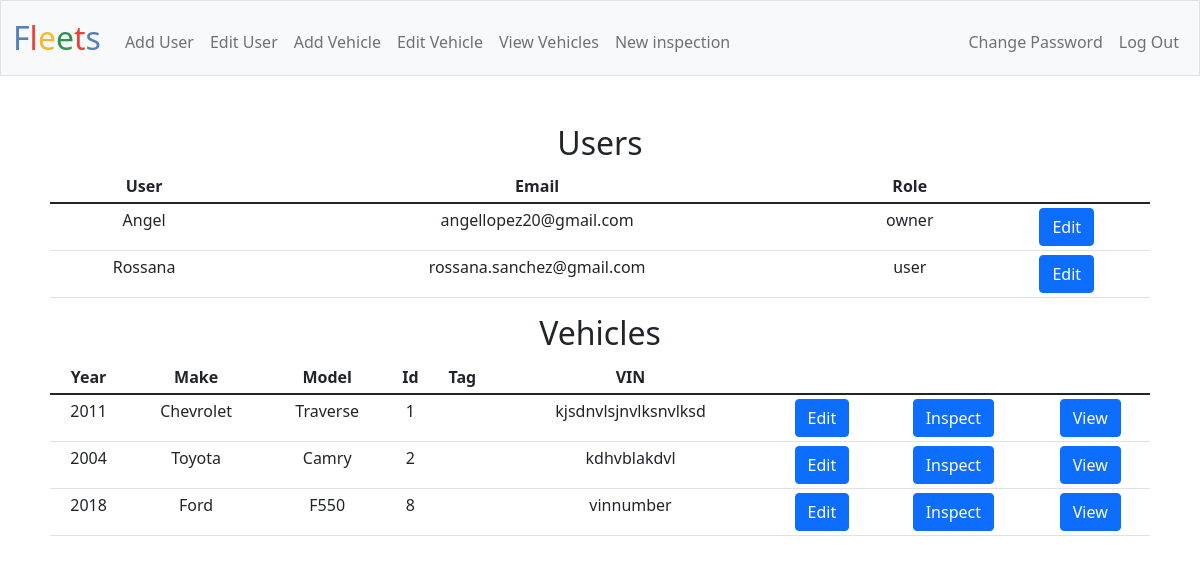
The page / (signed in) on the database its author committed.
### tables this page shows
CREATE TABLE users
               (u_id INTEGER PRIMARY KEY, c_id INTEGER NOT NULL,
               username TEXT NOT NULL, email TEXT NOT NULL,
               hash TEXT NOT NULL, role TEXT NOT NULL, FOREIGN KEY (c_id)
               REFERENCES companys (id) ON DELETE CASCADE ON UPDATE NO ACTION);

CREATE TABLE vehicles
               (v_id INTEGER PRIMARY KEY, c_id INTEGER NOT NULL,
               make TEXT NOT NULL, model TEXT NOT NULL,
               year TEXT NOT NULL, number TEXT NOT NULL, vin TEXT UNIQUE NOT NULL,
               tag TEXT, FOREIGN KEY (c_id) REFERENCES companys (id) ON DELETE CASCADE
               ON UPDATE NO ACTION);

### app.py (the view)
@app.route("/")
def index():
    if session.get("user_id") == None or not session["user_id"]:
        return render_template("index.html")
    users = []
    db = sqlite3.connect(db_path)
    db.row_factory = sqlite3.Row
    user = as_dict(db.execute("SELECT * FROM users WHERE u_id = ? AND c_id = ?", [session["user_id"], session["c_id"]]).fetchall())
    if user[0]["role"] in ["owner", "admin"]:
        users = as_dict(db.execute("SELECT * FROM users WHERE c_id = ?", [user[0]["c_id"]]).fetchall())
    vehicles = as_dict(db.execute("SELECT * FROM vehicles WHERE c_id = ? ORDER BY number", [session["c_id"]]).fetchall())
    db.close()
    return render_template("index.html", user=user, users=users, vehicles=vehicles)

### app.py (called while the page is built)
@app.after_request
def after_request(response):
    response.headers["Cache-Control"] = "no-cache, no-store, must-revalidate"
    response.headers["Expires"] = 0
    response.headers["Pragma"] = "no-cache"
    return response

### helpers.py (called while the page is built)
def as_dict(rows):
    return list(map(dict,rows))

### templates/index.html (shortened to what this page needs)
{% extends "layout.html" %}
{% block main %}
    {% if not session["user_id"] %}
        <h2>Register for an Admin account on the top right</h2>
    {% else %}
        <div style="text-align:center; max-width:1100px; margin: auto;">
            <h2>Users</h2>
                <table class="table table-hover table-sm" id="index-users">
                    {% if users == [] %}
                    <thead>
                        <tr>
                            <th>Text for a non-admin</th>
                        </tr>
                    </thead>
                    {% else %}
                    <thead>
                        <tr>
                            <th>User</th>
                            <th id="head-to-hide">Email</th>
                            <th>Role</th>
                            <th></th>
                        </tr>
                    </thead>
                    <tbody>
                        {% for i in range(0,users | len) %}
                        <tr>
                            <td>{{ users[i]["username"] }}</td>
                            <td class="email-tohide">{{ users[i]["email"] }}</td>
                            <td>{{ users[i]["role"] }}</td>
                            <td><form action="/edit-user" method="get">
                                <button name="user" class="btn btn-primary" type="submit" value="{{ users[i]["username"] }}">Edit</button>
                            </form></td>
                        </tr>
                        {% endfor %}
                    </tbody>
                    {% endif %}
                </table>
                <h2>Vehicles</h2>
                <table class="table table-hover table-sm" id="index-vehicles">
                    {% if vehicles == [] %}
                    <thead>
                        <tr>
                            <th>No vehicles</th>
                        </tr>
                    </thead>
                    {% else %}
                    <thead>
                        <tr>
                            <th>Year</th>
                            <th>Make</th>
                            <th>Model</th>
                            <th>Id</th>
                            <th>Tag</th>
                            <th>VIN</th>
                            <th></th>
                            <th></th>
                            <th></th>
                        </tr>
                    </thead>
                    <tbody>
                        {% for i in range(0,vehicles | len) %}
                        <tr>
                            <td>{{ vehicles[i]["year"] }}</td>
                            <td>{{ vehicles[i]["make"] }}</td>
                            <td>{{ vehicles[i]["model"] }}</td>
                            <td>{{ vehicles[i]["number"] }}</td>
                            <td>{{ vehicles[i]["tag"] }}</td>
                            <td>{{ vehicles[i]["vin"] }}</td>
                            <td><form action="/edit-vehicle" method="get">
                                <button name="vehicle" class="btn btn-primary" type="submit" value="{{ vehicles[i]["number"] }}">Edit</button>
                            </form></td>
                            <td><form action="/inspection" method="get">
                                <button name="vehicle" class="btn btn-primary" type="submit" value="{{ vehicles[i]["number"] }}">Inspect</button>
                            </form></td>
                            <td><form action="/vehicles" method="get">
                                <button name="vehicle" class="btn btn-primary" type="submit" value="{{ vehicles[i]["number"] }}">View</button>
                            </form></td>
                        </tr>
                        {% endfor %}
                    </tbody>
                    {% endif %}
                </table>
        </div>
    {% endif %}
{% endblock %}

### templates/layout.html (shortened to what this page needs)
<!DOCTYPE html>
<html lang="en">
    <head>
        <link href="https://cdn.jsdelivr.net/npm/bootstrap@5.1.3/dist/css/bootstrap.min.css" rel="stylesheet">
        <link href="/static/styles.css" rel="stylesheet">
    </head>
    <body>
        <nav class="bg-light border navbar navbar-expand-md navbar-light">
            <div class="container-fluid">
                <a class="navbar-brand" href="/"><span class="blue">F</span><span class="red">l</span><span class="yellow">e</span><span class="green">e</span><span class="red">t</span><span class="blue">s</span></a>
                <div class="collapse navbar-collapse" id="navbar">
                    {% if session["user_id"] %}
                        <ul class="navbar-nav me-auto mt-2">
                            {% if session["role"] in ["owner", "admin"] %}
                            <li class="nav-item"><a class="nav-link" href="/add-user">Add User</a></li>
                            <li class="nav-item"><a class="nav-link" href="/edit-user">Edit User</a></li>
                            {% endif %}
                            <li class="nav-item"><a class="nav-link" href="/add-vehicle">Add Vehicle</a></li>
                            <li class="nav-item"><a class="nav-link" href="/edit-vehicle">Edit Vehicle</a></li>
                            <li class="nav-item"><a class="nav-link" href="/vehicles">View Vehicles</a></li>
                            <li class="nav-item"><a class="nav-link" href="/inspection">New inspection</a></li>
                        </ul>
                        <ul class="navbar-nav ms-auto mt-2">
                            <li class="nav-item"><a class="nav-link" href="/password">Change Password</a></li>
                            <li class="nav-item"><a class="nav-link" href="/logout">Log Out</a></li>
                        </ul>
                    {% else %}
                        <ul class="navbar-nav ms-auto mt-2">
                            <li class="nav-item"><a class="nav-link" href="/register">Register</a></li>
                            <li class="nav-item"><a class="nav-link" href="/login">Log In</a></li>
                        </ul>
                    {% endif %}
                </div>
            </div>
        </nav>
        <main class="container-fluid py-5 text-center">
            {% block main %}{% endblock %}
        </main>
    </body>
</html>

### static/styles.css (style rules this page uses)
:root { --my-width: 300px; }
nav .navbar-brand { font-size: xx-large; }
nav .navbar-brand .blue { color: #537fbe; }
nav .navbar-brand .red { color: #ea433b; }
nav .navbar-brand .yellow { color: #f5b82e; }
nav .navbar-brand .green { color: #2e944b; }

### rows shown on the page
users: username "Angel", email "angellopez20@gmail.com", role "owner"
users: username "Rossana", email "rossana.sanchez@gmail.com", role "user"
vehicles: year "2011", make "Chevrolet", model "Traverse", number "1", vin "kjsdnvlsjnvlksnvlksd"
vehicles: year "2004", make "Toyota", model "Camry", number "2", vin "kdhvblakdvl"
vehicles: year "2018", make "Ford", model "F550", number "8", vin "vinnumber"
